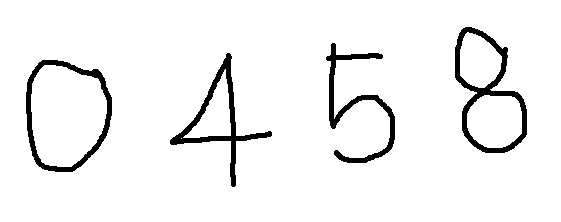
#> input picture 0458.png, 561 x 222 px
$ jupyter execute sample.ipynb   (shell and % lines are left out)   (older library calls are emulated)
#> lines starting #> are read from the running program, lines starting #| are printed output that depends on the picture; after the words box and inside, x2 and y2 are one past the last pixel; in counts of white or black regions, pixels touching at a corner belong together
### img2data.py

# coding: utf-8

# In[6]:


import cv2
import numpy as np

def digit2data(src, size=(8,8), reshape=True, border=0):
    h, w = src.shape[:2]
    square = src
    # 정사각형 형태로 만들기
    if h > w:
        pad = (h - w)//2
        square = np.zeros((h, h), dtype=np.uint8)
        square[:, pad:pad+w] = src
    elif w > h :
        pad = (w - h)//2
        square = np.zeros((w, w), dtype=np.uint8)
        square[pad:pad+h, :] = src
    px = np.zeros(size, np.uint8)
    content = size
    if border != 0 :
        content = (size[0] - (border*2), size[1] - (border*2))
        px[border:-border, border:-border] = cv2.resize(square, content, interpolation=cv2.INTER_AREA)
    else:
        px[:, :] = cv2.resize(square, content, interpolation=cv2.INTER_AREA)
    if reshape:
        px = px.reshape((1,size[0] * size[1]))
    return px

def img2digits(image, size=None, reshape=True, border=0, inverse=True):


    gray = cv2.cvtColor(image, cv2.COLOR_BGR2GRAY)
    _, th = cv2.threshold(gray, 127, 255, cv2.THRESH_BINARY_INV)
    (major, minor, _ )= cv2.__version__.split(".")
    if int(major) > 3 :
        contours, hirachy = cv2.findContours(th, cv2.RETR_EXTERNAL,
                                        cv2.CHAIN_APPROX_SIMPLE)
    else :
        _, contours, hirachy = cv2.findContours(th, cv2.RETR_EXTERNAL,
                                        cv2.CHAIN_APPROX_SIMPLE)
    digits = {}
    #numbers = []
    for c in contours:
        # 컨투어를 감싸는 외접 사각형으로 숫자 영역 좌표 구하기 ---⑦
        (x, y, w, h) = cv2.boundingRect(c)
        # 외접 사각형의 크기가 너무 작은것은 제외 ---⑧
        if w >= 5 and h >= 25:
            # 숫자 영역만 roi로 확보하고 사각형 그리기 ---⑨
            roi = gray[y:y + h, x:x + w]
            #numbers.append(roi)
            digits[x] = roi
    numbers = [v for k, v in sorted(digits.items())] # 왼쪽 부터 순서대로 정렬

    if inverse:
        for i, n in enumerate(numbers):
            numbers[i] = 255- n  # 반전

    if size is None:
        return numbers
    else:
        for i, n in enumerate(numbers):
            numbers[i] = digit2data(n, size, reshape, border)
        return numbers

### sample.ipynb
[cell 1]
import img2data
import matplotlib.pyplot as plt
import numpy as np
import cv2

img = cv2.imread('0458.png').astype(np.uint8)
#> img is the input picture: shape (222, 561, 3); 94.5% white; 4 black regions, box (x1, y1, x2, y2) and area: (455, 27, 527, 153) 1925, (170, 53, 272, 187) 1678, (26, 60, 112, 172) 1625, (326, 43, 395, 163) 1569
print(img.shape)
#| (222, 561, 3)
plt.imshow(img);

[cell 2]
images = img2data.img2digits(img)
#> in img2digits, `_, th = cv2.threshold(gray, 127, 255, cv2.THRESH_BINARY_INV)`: th: shape (222, 561); 5.5% white; 4 white regions
#> in img2digits, `contours, hirachy = cv2.findContours(th, cv2.RETR_EXTERNAL, cv2.CHAIN_..`: contours = 4 contours; box (x1, y1, x2, y2) and area: (26, 60, 112, 172) 7660, (455, 27, 527, 153) 5930, (170, 53, 272, 187) 2908, (326, 43, 395, 163) 1284; hirachy = [[1, -1, -1, -1], [2, 0, -1, -1], [3, 1, -1, -1], [-1, 2, -1, -1]]
#> the loop in img2digits, `for c in contours:` made 4 passes
#> (x, y, w, h) on passes 1 to 4: (26, 60, 86, 112), (170, 53, 102, 134), (326, 43, 69, 120), (455, 27, 72, 126)
#> pass 1, in img2digits, `roi = gray[y:y + h, x:x + w]`:
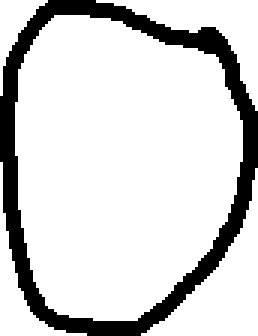
#> roi: shape (112, 86) (shown 3 times larger); 83.1% white; 1 black region, box (x1, y1, x2, y2) and area: (0, 0, 86, 112) 1625
#> pass 2, in img2digits, `roi = gray[y:y + h, x:x + w]`:
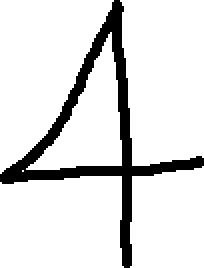
#> roi: shape (134, 102) (shown 2 times larger); 87.7% white; 1 black region, box (x1, y1, x2, y2) and area: (0, 0, 102, 134) 1678
#> pass 3, in img2digits, `roi = gray[y:y + h, x:x + w]`:
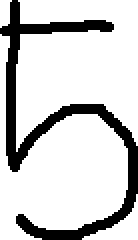
#> roi: shape (120, 69) (shown 2 times larger); 81.1% white; 1 black region, box (x1, y1, x2, y2) and area: (0, 0, 69, 120) 1569
#> after the loop in img2digits, `for c in contours:`: digits = 4 items
#> the loop in img2digits, `for i, n in enumerate(numbers):` made 4 passes
#> images = 4 items
print(f'len(images): {len(images)}')
#| len(images): 4

for i, n in enumerate(images, start=1):
    plt.subplot(1,4,i)
    plt.imshow(n, cmap='gray')
#> this loop made 4 passes
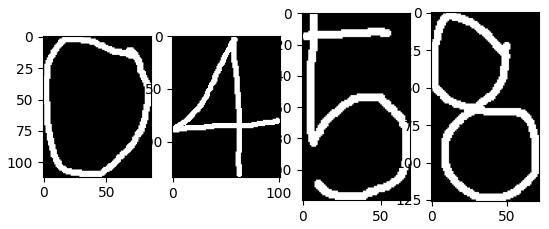
#> figure drawn by matplotlib, 4 panels

[cell 3]
images = img2data.img2digits(img, (28,28), border=4, reshape=False)
#> the loop in img2digits (call 2), `for c in contours:` made 4 passes
#> the loop in img2digits (call 2), `for i, n in enumerate(numbers):` made 4 passes
#> the loop in img2digits (call 2), `for i, n in enumerate(numbers):` made 4 passes
print(f'len(images): {len(images)}, shape:{images[0].shape}')
#| len(images): 4, shape:(28, 28)

for i, n in enumerate(images, start=1):
    plt.subplot(1,4,i)
    plt.imshow(n, cmap='gray')
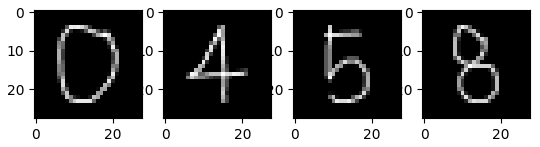
#> figure drawn by matplotlib, 4 panels
